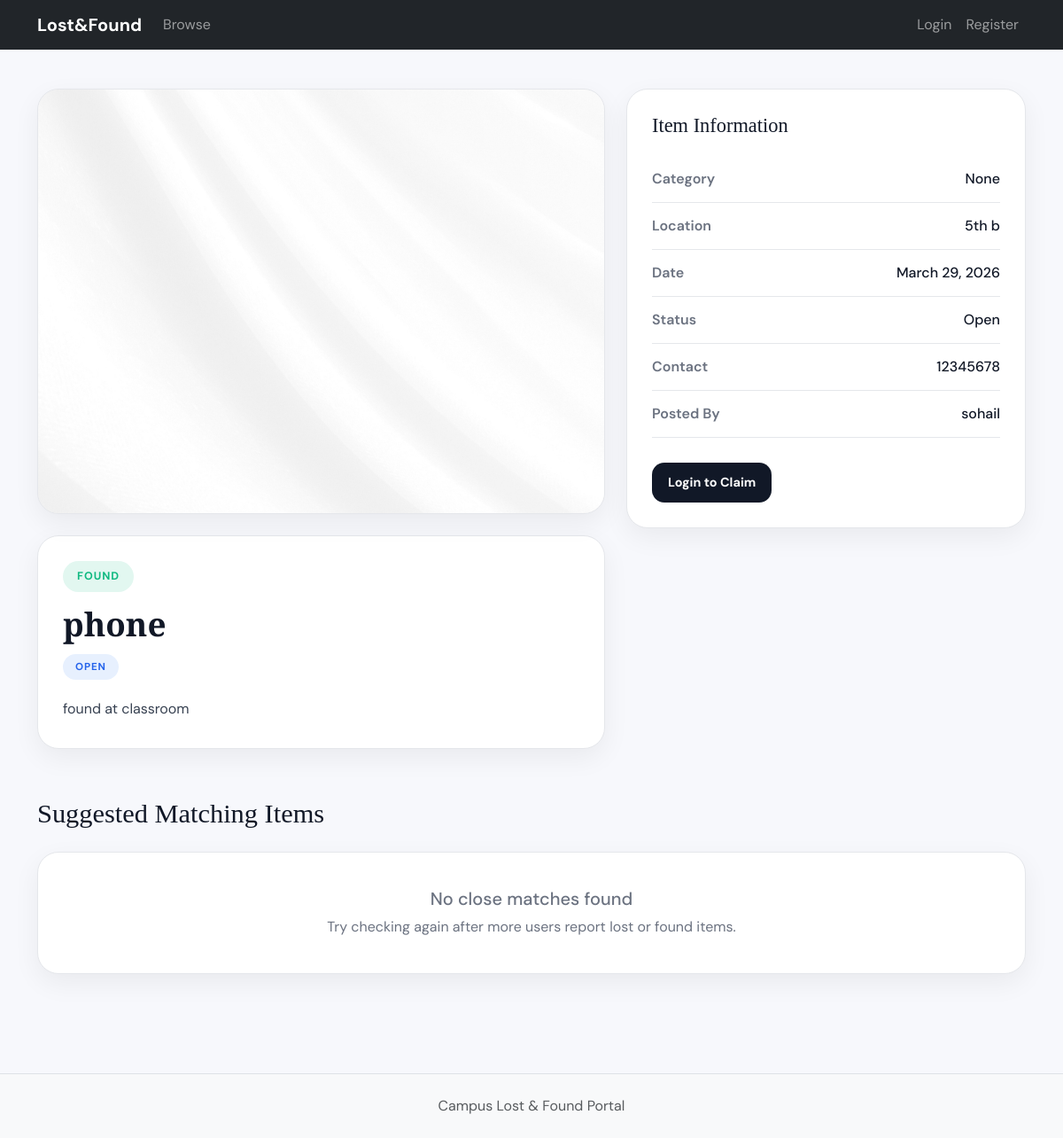
Screenshot of /items/2/ with the database file from the repository.
### portal/models.py (models this page shows, shortened)
class Item(models.Model):
    ITEM_TYPES = [('LOST','Lost'),('FOUND','Found')]
    STATUS_CHOICES = [('OPEN','Open'),('CLAIMED','Claimed'),('RESOLVED','Resolved')]
    user = models.ForeignKey(User, on_delete=models.CASCADE, related_name='items')
    title = models.CharField(max_length=200)
    item_type = models.CharField(max_length=10, choices=ITEM_TYPES)
    category = models.ForeignKey(Category, on_delete=models.SET_NULL, null=True, related_name='items')
    description = models.TextField()
    location = models.CharField(max_length=200)
    date_of_event = models.DateField()
    image = models.ImageField(upload_to='items/', blank=True, null=True)
    contact_info = models.CharField(max_length=200)
    status = models.CharField(max_length=10, choices=STATUS_CHOICES, default='OPEN')
    created_at = models.DateTimeField(auto_now_add=True)
    updated_at = models.DateTimeField(auto_now=True)
    class Meta:
        ordering = ['-created_at']

### portal/views.py (the view)
# urls.py: path('items/<int:pk>/', views.item_detail, name='item_detail'),
def item_detail(request, pk):
    item = get_object_or_404(Item, pk=pk)
    opposite_type = 'FOUND' if item.item_type == 'LOST' else 'LOST'
    suggestions = get_matching_items(item, Item.objects.filter(item_type=opposite_type).exclude(pk=item.pk))
    already_claimed = request.user.is_authenticated and ClaimRequest.objects.filter(item=item, claimant=request.user).exists()
    return render(request, 'portal/item_detail.html', {'item': item, 'suggestions': suggestions, 'already_claimed': already_claimed})

### portal/context_processors.py (called while the page is built)
def portal_stats(request):
    return {
        'site_total_lost': Item.objects.filter(item_type='LOST').count(),
        'site_total_found': Item.objects.filter(item_type='FOUND').count(),
        'site_total_claimed': Item.objects.filter(status__in=['CLAIMED','RESOLVED']).count(),
    }

### portal/utils.py (called while the page is built)
def tokenize(text):
    text = re.sub(r'[^a-zA-Z0-9\s]', ' ', text.lower())
    return {w for w in text.split() if len(w) > 2}

def get_matching_items(current_item, queryset, top_n=5):
    current_keywords = tokenize(f"{current_item.title} {current_item.description} {current_item.location} {current_item.category}")
    scored = []
    for item in queryset:
        item_keywords = tokenize(f"{item.title} {item.description} {item.location} {item.category}")
        overlap = current_keywords & item_keywords
        score = len(overlap)
        if score > 0:
            scored.append((score, overlap, item))
    scored.sort(key=lambda x: x[0], reverse=True)
    return scored[:top_n]

### portal/templates/portal/item_detail.html (shortened to what this page needs)
{% extends 'base.html' %}
{% block content %}
<div class="detail-wrapper">
  <div class="row g-4 align-items-start">
    <div class="col-lg-7">
      {% if item.image %}
        <img src="{{ item.image.url }}" class="detail-image" alt="{{ item.title }}">
      {% else %}
        <div class="image-placeholder">No image uploaded</div>
      {% endif %}
      <div class="main-card mt-4">
        <span class="item-badge {% if item.item_type == 'LOST' %}badge-lost{% else %}badge-found{% endif %}">
          {{ item.get_item_type_display }}
        </span>
        <h1 class="item-title">{{ item.title }}</h1>
        <span class="status-badge status-{{ item.status|lower }}">
          {{ item.get_status_display }}
        </span>
        <div class="item-description">
          {{ item.description }}
        </div>
      </div>
    </div>
    <div class="col-lg-5">
      <div class="info-card">
        <h3 class="info-title">Item Information</h3>
        <div class="info-row">
          <div class="info-label">Category</div>
          <div class="info-value">{{ item.category }}</div>
        </div>
        <div class="info-row">
          <div class="info-label">Location</div>
          <div class="info-value">{{ item.location }}</div>
        </div>
        <div class="info-row">
          <div class="info-label">Date</div>
          <div class="info-value">{{ item.date_of_event }}</div>
        </div>
        <div class="info-row">
          <div class="info-label">Status</div>
          <div class="info-value">{{ item.get_status_display }}</div>
        </div>
        <div class="info-row">
          <div class="info-label">Contact</div>
          <div class="info-value">{{ item.contact_info }}</div>
        </div>
        <div class="info-row">
          <div class="info-label">Posted By</div>
          <div class="info-value">{{ item.user.username }}</div>
        </div>
        <div class="action-buttons">
          {% if user == item.user %}
            <a href="{% url 'item_update' item.id %}" class="custom-btn btn-warning-custom">Edit Item</a>
            <a href="{% url 'item_delete' item.id %}" class="custom-btn btn-danger-custom">Delete Item</a>
          {% elif user.is_authenticated and not already_claimed %}
            <a href="{% url 'claim_item' item.id %}" class="custom-btn btn-success-custom">Claim This Item</a>
          {% elif not user.is_authenticated %}
            <a href="{% url 'login' %}" class="custom-btn btn-dark-custom">Login to Claim</a>
          {% else %}
            <button class="custom-btn btn-dark-custom" disabled>You Already Claimed</button>
          {% endif %}
        </div>
      </div>
    </div>
  </div>
  <h2 class="section-heading">Suggested Matching Items</h2>
  <div class="row g-4">
    {% for score, overlap, m in suggestions %}
      <div class="col-md-6 col-lg-4">
        <div class="match-card">
          {% if m.image %}
            <img src="{{ m.image.url }}" class="match-image" alt="{{ m.title }}">
          {% else %}
            <div class="match-image d-flex align-items-center justify-content-center text-muted">No Image</div>
          {% endif %}
          <h5 class="match-title">{{ m.title }}</h5>
          <p class="match-meta">{{ m.location }}</p>
          <div class="match-score">Match Score: {{ score }}</div>
          <div class="match-keywords">
            <strong>Matched Keywords:</strong> {{ overlap|join:", " }}
          </div>
          <a href="{{ m.get_absolute_url }}" class="custom-btn btn-dark-custom">Open Item</a>
        </div>
      </div>
    {% empty %}
      <div class="col-12">
        <div class="empty-box">
          <h5>No close matches found</h5>
          <p class="mb-0">Try checking again after more users report lost or found items.</p>
        </div>
      </div>
    {% endfor %}
  </div>
</div>
{% endblock %}

### static/css/style.css (style rules this page uses)
body { background:#f8fafc }

### portal/templates/portal/item_detail.html (style rules this page uses)
:root { --bg: #f7f8fc; --card: #ffffff; --text: #111827; --muted: #6b7280; --border: #e5e7eb; --shadow: 0 10px 30px rgba(0,0,0,0.06); --lost: #ef4444; --found: #10b981; --claimed: #f59e0b; --resolved: #6366f1; --primary: #111827; --primary-hover: #1f2937; }
body { font-family: 'DM Sans', sans-serif; background: var(--bg); }
.detail-wrapper { max-width: 1200px; margin: auto; padding: 20px 0 40px; }
.detail-image { width: 100%; height: 480px; object-fit: cover; border-radius: 24px; box-shadow: var(--shadow); border: 1px solid var(--border); background: #f3f4f6; }
.main-card { background: var(--card); border-radius: 24px; padding: 28px; box-shadow: var(--shadow); border: 1px solid var(--border); }
.item-badge { display: inline-block; padding: 8px 16px; border-radius: 999px; font-size: 0.78rem; font-weight: 700; letter-spacing: 0.08em; text-transform: uppercase; margin-bottom: 14px; }
.badge-found { background: rgba(16,185,129,0.12); color: var(--found); }
.status-badge { display: inline-block; padding: 6px 14px; border-radius: 999px; font-size: 0.72rem; font-weight: 700; letter-spacing: 0.08em; text-transform: uppercase; }
.status-open { background: rgba(59,130,246,0.12); color: #2563eb; }
.item-title { font-family: 'Playfair Display', serif; font-size: 2.3rem; font-weight: 700; color: var(--text); margin-bottom: 12px; line-height: 1.2; }
.item-description { color: #374151; font-size: 1rem; line-height: 1.9; margin-top: 18px; }
.info-card { background: var(--card); border-radius: 24px; padding: 28px; box-shadow: var(--shadow); border: 1px solid var(--border); height: 100%; }
.info-title { font-family: 'Playfair Display', serif; font-size: 1.4rem; margin-bottom: 20px; color: var(--text); }
.info-row { display: flex; justify-content: space-between; gap: 20px; padding: 14px 0; border-bottom: 1px solid var(--border); }
.info-label { color: var(--muted); font-weight: 600; min-width: 120px; }
.info-value { color: var(--text); text-align: right; font-weight: 500; word-break: break-word; }
.action-buttons { display: flex; flex-wrap: wrap; gap: 12px; margin-top: 28px; }
.custom-btn { border: none; border-radius: 14px; padding: 12px 18px; font-weight: 700; font-size: 0.9rem; transition: all 0.2s ease; text-decoration: none; display: inline-block; }
.btn-dark-custom { background: var(--primary); color: white; }
.section-heading { font-family: 'Playfair Display', serif; font-size: 1.9rem; margin: 55px 0 25px; color: var(--text); }
.empty-box { background: white; border-radius: 24px; padding: 40px; text-align: center; color: var(--muted); box-shadow: var(--shadow); border: 1px solid var(--border); }

### rows the page displays
Item: image (picture), item_type "FOUND", title "phone", status "OPEN", description "found at classroom", category "None", location "5th b", date_of_event "March 29, 2026", status "Open", contact_info "12345678", user.username "sohail"
